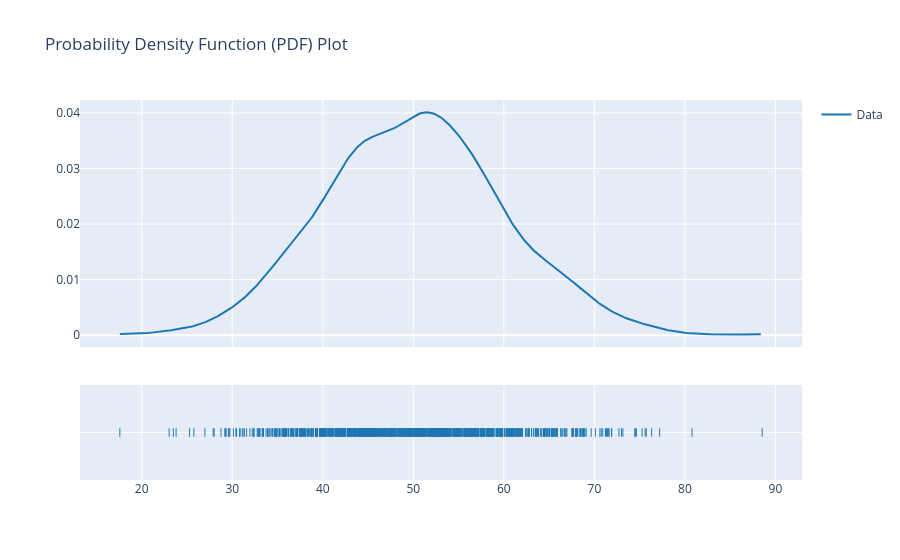

Source (notebook cell):
### Code cell
import plotly.figure_factory as ff

fig = ff.create_distplot([data], group_labels=['Data'], show_hist=False, show_rug=True)
fig.update_layout(title='Probability Density Function (PDF) Plot')
fig.show()

### Figure 1 — Plotly figure (JSON) as saved in the notebook; plotly's stock layout.template omitted (floating-point values rounded to 4 significant figures; data arrays with more than 128 entries replaced by an {"elided": "..."} marker saying what was removed)
{"data": [{"legendgroup": "Data", "marker": {"color": "rgb(31, 119, 180)"}, "mode": "lines", "name": "Data", "showlegend": true, "type": "scatter", "x": {"elided": "500 float values"}, "xaxis": "x", "y": {"elided": "500 float values"}, "yaxis": "y"}, {"legendgroup": "Data", "marker": {"color": "rgb(31, 119, 180)", "symbol": "line-ns-open"}, "mode": "markers", "name": "Data", "showlegend": false, "type": "scatter", "x": {"elided": "1000 float values"}, "xaxis": "x", "y": {"elided": "1000 str values"}, "yaxis": "y2"}], "layout": {"barmode": "overlay", "hovermode": "closest", "legend": {"traceorder": "reversed"}, "title": {"text": "Probability Density Function (PDF) Plot"}, "xaxis": {"anchor": "y2", "domain": [0, 1], "zeroline": false}, "yaxis": {"anchor": "free", "domain": [0.35, 1], "position": 0}, "yaxis2": {"anchor": "x", "domain": [0, 0.25], "dtick": 1, "showticklabels": false}}}
